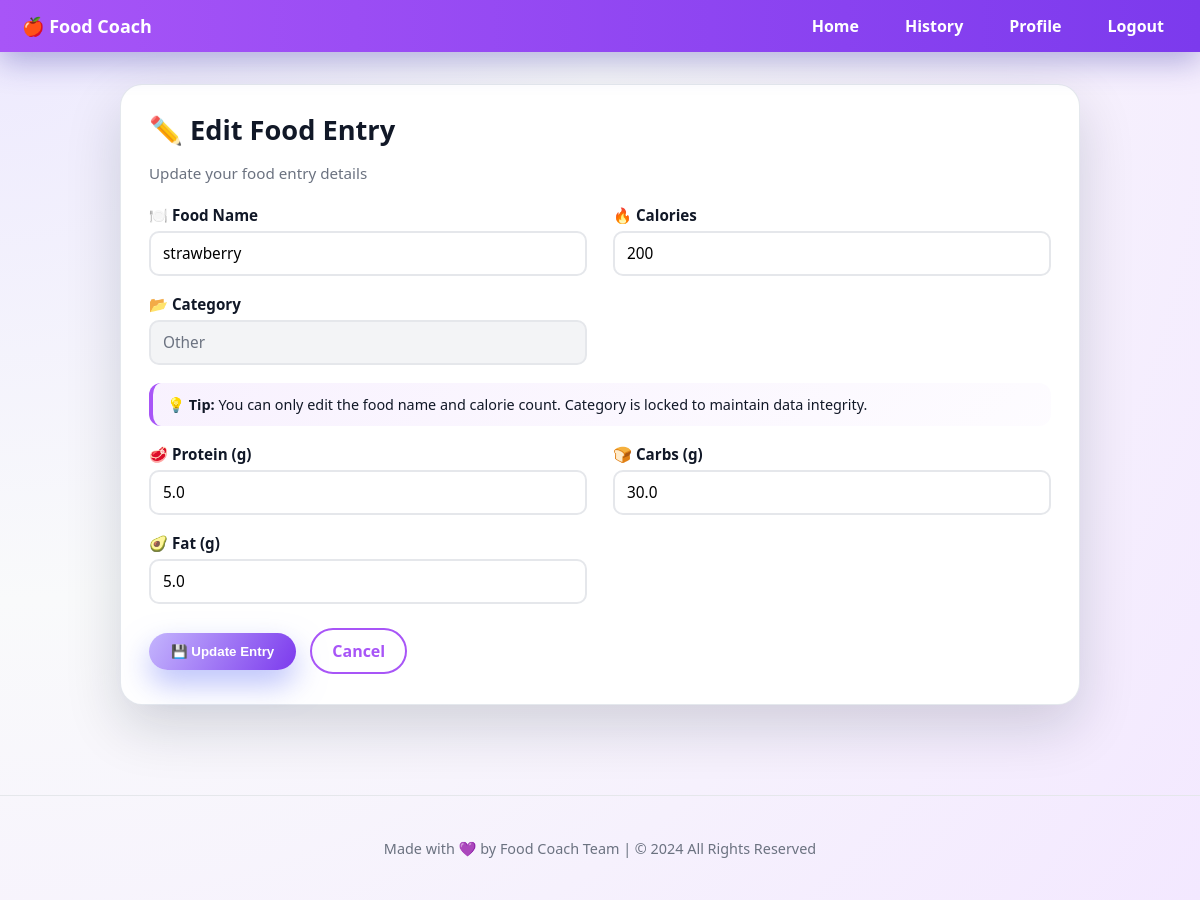
Page /edit_food/2 (signed in) on the committed database.
### tables this page shows
CREATE TABLE food_logs (
        id INTEGER PRIMARY KEY AUTOINCREMENT,
        user_id INTEGER,
        food_name TEXT,
        calories INTEGER,
        category TEXT,
        entry_date TEXT,
        entry_time TEXT,
        image_path TEXT,
        meal_type TEXT,
        protein REAL,
        carbs REAL,
        fat REAL,
        FOREIGN KEY(user_id) REFERENCES users(id));

### app.py (the view, shortened to what this page needs)
@app.route('/edit_food/<int:food_id>', methods=['GET', 'POST'])
def edit_food(food_id):
    if 'user_id' not in session:
        return redirect(url_for('login'))
    user_id = session['user_id']
    conn = get_db_conn()
    c = conn.cursor()
    c.execute("SELECT id, food_name, calories, category, protein, carbs, fat FROM food_logs WHERE id=? AND user_id=?", (food_id, user_id))
    food = c.fetchone()
    conn.close()
    return render_template('edit_food.html', food=food)

### app.py (called while the page is built)
def get_db_conn():
    return sqlite3.connect(DB_PATH)

### templates/edit_food.html (shortened to what this page needs)
<!DOCTYPE html>
<html lang="en">
<head>
</head>
<body>
  <nav class="navbar">
    <div class="logo">🍎 Food Coach</div>
    <ul class="nav-links">
      <li><a href="{{ url_for('dashboard') }}">Home</a></li>
      <li><a href="{{ url_for('food_history') }}">History</a></li>
      <li><a href="{{ url_for('profile') }}">Profile</a></li>
      <li><a href="{{ url_for('logout') }}">Logout</a></li>
    </ul>
  </nav>
  <main>
    <div class="card manual-entry-card">
      <h2>✏️ Edit Food Entry</h2>
      <p class="text-muted">Update your food entry details</p>
      <form method="POST" class="manual-entry-form">
        <div class="form-grid">
          <div class="field">
            <label for="food_name">🍽️ Food Name</label>
            <input type="text" name="food_name" id="food_name" value="{{ food[1] }}" required>
          </div>
          <div class="field">
            <label for="calories">🔥 Calories</label>
            <input type="number" name="calories" id="calories" value="{{ food[2] }}" required>
          </div>
          <div class="field">
            <label>📂 Category</label>
            <input type="text" value="{{ food[3] }}" disabled>
          </div>
          <div class="field tip-box">
            <div class="tip-content">
              <strong>💡 Tip:</strong> You can only edit the food name and calorie count. Category is locked to maintain data integrity.
            </div>
          </div>
          <div class="field">
            <label for="protein">🥩 Protein (g)</label>
            <input type="number" step="0.1" name="protein" id="protein"
                   value="{{ food[4] if food|length > 4 else 0 }}" placeholder="Optional">
          </div>
          <div class="field">
            <label for="carbs">🍞 Carbs (g)</label>
            <input type="number" step="0.1" name="carbs" id="carbs"
                   value="{{ food[5] if food|length > 5 else 0 }}" placeholder="Optional">
          </div>
          <div class="field">
            <label for="fat">🥑 Fat (g)</label>
            <input type="number" step="0.1" name="fat" id="fat"
                   value="{{ food[6] if food|length > 6 else 0 }}" placeholder="Optional">
          </div>
        </div>
        <div class="form-actions">
          <button type="submit" class="btn-primary">💾 Update Entry</button>
          <a href="{{ url_for('food_history') }}" class="btn-secondary">Cancel</a>
        </div>
      </form>
    </div>
  </main>
  <footer>
    <p>Made with 💜 by Food Coach Team | © 2024 All Rights Reserved</p>
  </footer>
</body>
</html>

### templates/edit_food.html (style rules this page uses)
html, body { margin: 0; padding: 0; min-height: 100%; font-family: "Poppins", system-ui, -apple-system, "Segoe UI", sans-serif; background: radial-gradient(circle at 0% 0%, #ede9fe, #f9fafb 40%, #f3e8ff 100%); color: #111827; }
.navbar { background: linear-gradient(90deg, #a855f7, #7c3aed); color: #fff; padding: 14px 22px; display: flex; justify-content: space-between; align-items: center; box-shadow: 0 10px 30px rgba(55, 48, 163, 0.35); position: sticky; top: 0; z-index: 100; }
.logo { font-weight: 800; font-size: 18px; }
.nav-links { list-style: none; display: flex; gap: 18px; margin: 0; padding: 0; }
.nav-links a { color: #fff; text-decoration: none; font-weight: 600; padding: 8px 14px; border-radius: 999px; }
main { max-width: 960px; margin: 32px auto 0; padding: 0 18px 60px; }
.card.manual-entry-card { background: #ffffff; border-radius: 22px; padding: 26px 28px 30px; box-shadow: 0 22px 55px rgba(15, 23, 42, 0.16); border: 1px solid rgba(148, 163, 184, 0.25); }
.manual-entry-card h2 { margin: 0 0 6px; font-size: 1.7rem; font-weight: 800; }
.text-muted { color: #6b7280; font-size: 0.95rem; margin-bottom: 22px; }
.manual-entry-form .form-grid { display: grid; grid-template-columns: repeat(2, minmax(0, 1fr)); gap: 18px 26px; margin-bottom: 24px; }
.field { display: flex; flex-direction: column; gap: 6px; }
.field.tip-box { grid-column: 1 / -1; }
.manual-entry-form label { font-weight: 600; font-size: 0.95rem; color: #111827; }
.manual-entry-form input[type="text"], .manual-entry-form input[type="number"] { padding: 10px 12px; border-radius: 10px; border: 2px solid #e5e7eb; background: #ffffff; font-size: 0.96rem; font-family: inherit; }
.manual-entry-form input[disabled] { background: #f3f4f6; color: #6b7280; }
.tip-content { padding: 12px 14px; border-radius: 12px; background: linear-gradient(135deg, rgba(168,85,247,0.08), rgba(168,85,247,0.02)); border-left: 4px solid #a855f7; font-size: 0.9rem; color: #111827; }
.form-actions { display: flex; gap: 14px; align-items: center; }
.btn-primary { border: none; border-radius: 999px; padding: 11px 22px; background: linear-gradient(120deg, #c4b5fd, #7c3aed); color: #ffffff; font-weight: 700; cursor: pointer; box-shadow: 0 14px 30px rgba(129, 140, 248, 0.55); }
.btn-secondary { text-decoration: none; border-radius: 999px; padding: 10px 20px; border: 2px solid #a855f7; color: #a855f7; font-weight: 600; background: transparent; }
footer { text-align: center; padding: 28px; color: #6b7280; font-size: 0.9rem; border-top: 1px solid #e5e7eb; margin-top: 30px; }

### rows in the picture
food_logs: food_name "strawberry", calories "200", category "Other", protein "5.0", carbs "30.0", fat "5.0"
